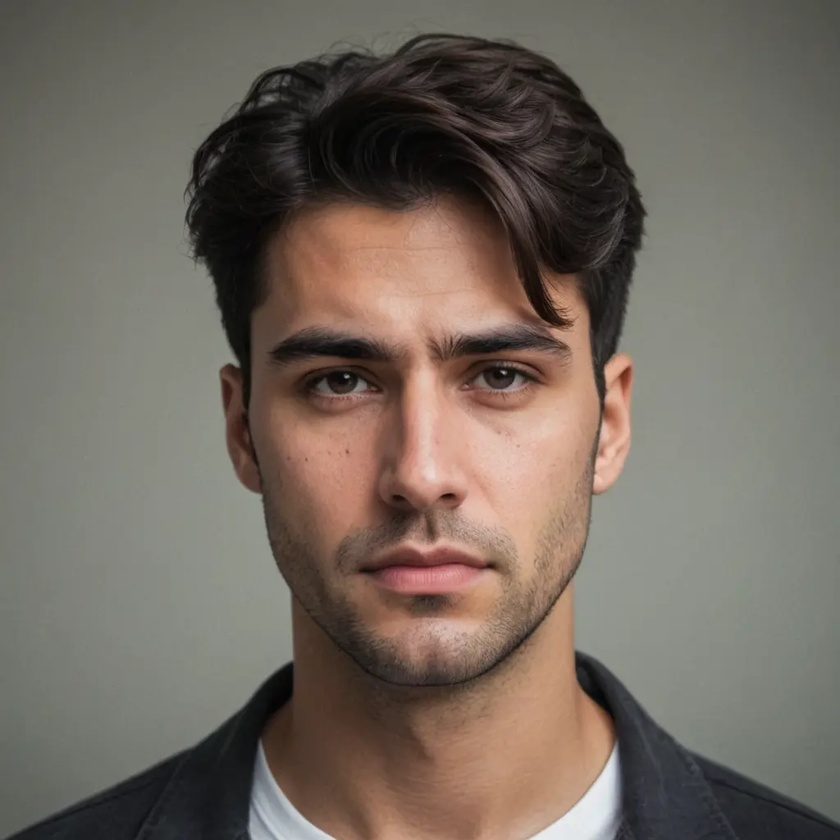
#> input picture test_image.jpg, 840 x 840 px, shrunk from 1024 x 1024 before the run
$ python face_recognition.py
#> lines starting #> are read from the running program, lines starting #| are printed output that depends on the picture; after the words box and inside, x2 and y2 are one past the last pixel; in counts of white or black regions, pixels touching at a corner belong together
import cv2

img = cv2.imread('test_image.jpg')
#> img is the input picture: shape (840, 840, 3); mean B, G, R 96, 105.5, 115.3

if img is None:
    print("Error: Image not found. Make sure the file exists.")
    exit()

gray = cv2.cvtColor(img, cv2.COLOR_BGR2GRAY)
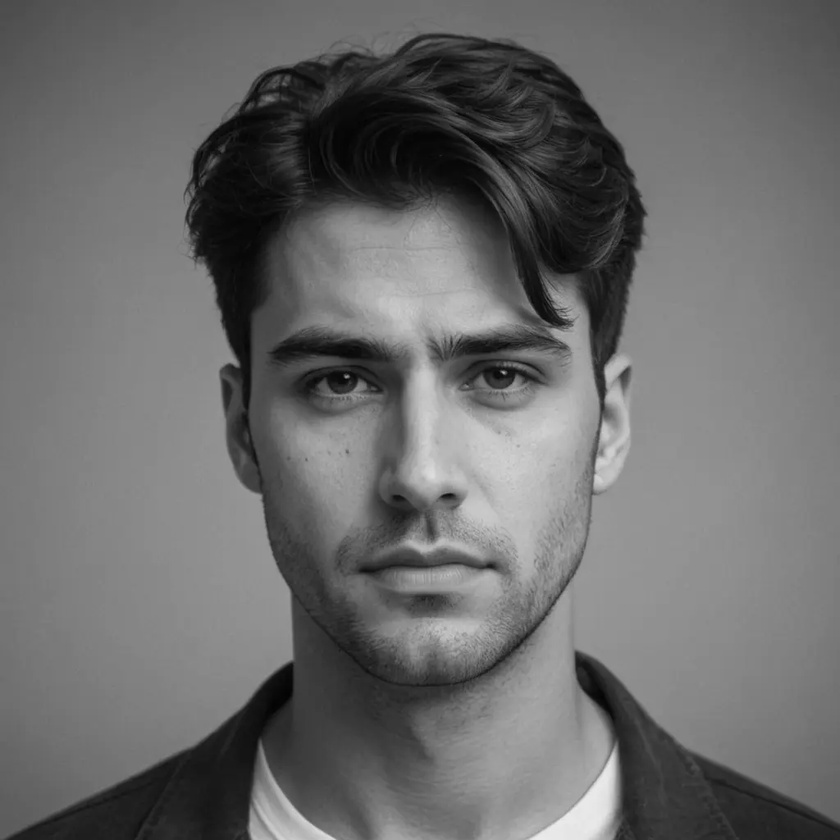
#> gray: shape (840, 840); min 1, max 237, mean 107.3

face_cascade = cv2.CascadeClassifier(cv2.data.haarcascades + 'haarcascade_frontalface_default.xml')

faces = face_cascade.detectMultiScale(
    gray,
    scaleFactor=1.1,
    minNeighbors=5,
    minSize=(30, 30)
)
#> faces = [[185, 202, 460, 460]]

print(f"Number of faces detected: {len(faces)}")
#| Number of faces detected: 1

for (x, y, w, h) in faces:
    cv2.rectangle(img, (x, y), (x + w, y + h), (255, 0, 0), 2)
#> this loop made 1 pass
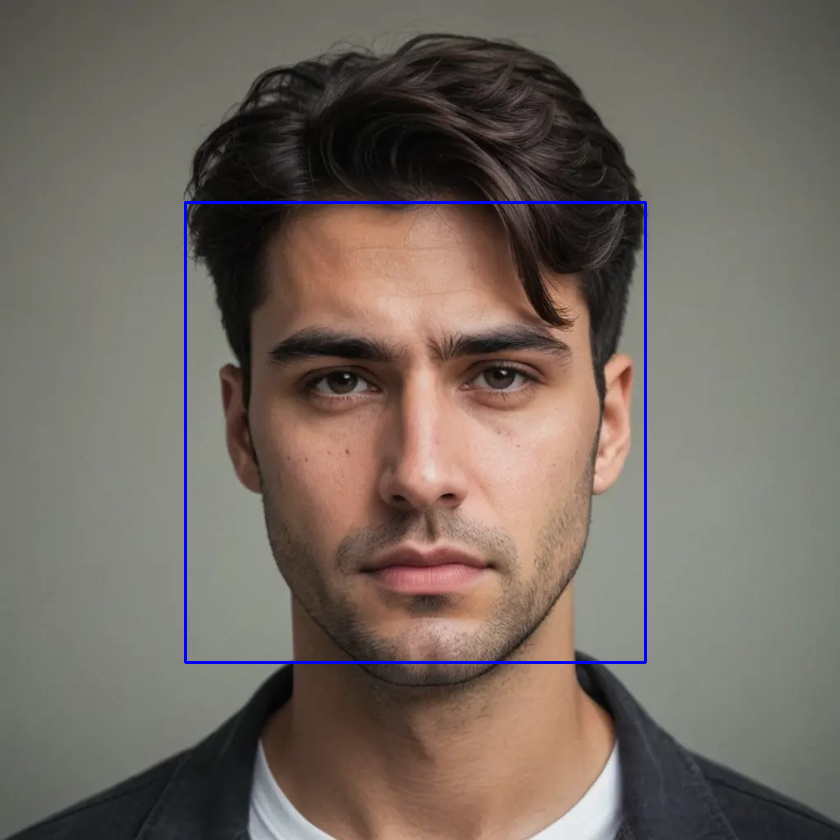
#> img: shape (840, 840, 3); 0.78% of pixels changed, all inside (x1, y1, x2, y2) = (184, 201, 647, 664)

cv2.imshow('Face Detection', img)
cv2.waitKey(0)
cv2.destroyAllWindows()
